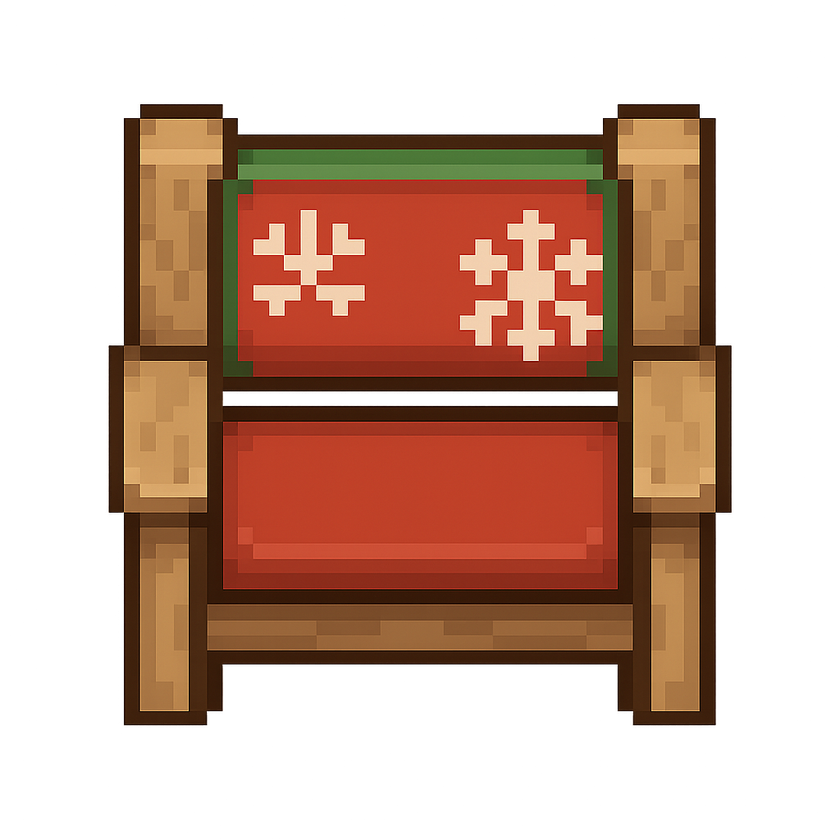
#> input picture chair-1.png, 840 x 840 px, shrunk from 1024 x 1024 before the run
$ python analyze_images.py
#> lines starting #> are read from the running program, lines starting #| are printed output that depends on the picture
#!/usr/bin/env python3
from PIL import Image
import numpy as np

# Load images
input_img = Image.open('chair-1.png')
#> input_img is the input picture: PIL image 840x840 RGBA; mean R, G, B, A 69.6, 38.3, 23, 119.3
output_img = Image.open('downscaled-chair-1.png')
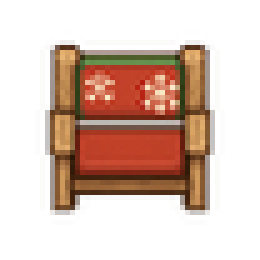
#> input picture downscaled-chair-1.png, 52 x 52 px, shrunk from 64 x 64 before the run (shown 5 times larger)
#> output_img is the input picture: PIL image 52x52 RGBA; mean R, G, B, A 54.5, 29.3, 16.6, 86.3

print("=== Image Analysis ===")
print(f"Input size: {input_img.size}")
#| Input size: (840, 840)
print(f"Output size: {output_img.size}")
#| Output size: (52, 52)

scale_x = input_img.size[0] / output_img.size[0]
#> scale_x = 16.15
scale_y = input_img.size[1] / output_img.size[1]
#> scale_y = 16.15

print(f"\nScale factors:")
print(f"  X: {scale_x:.4f}")
#|   X: 16.1538
print(f"  Y: {scale_y:.4f}")
#|   Y: 16.1538
print(f"  Average: {(scale_x + scale_y) / 2:.4f}")
#|   Average: 16.1538
print(f"  Rounded: {round((scale_x + scale_y) / 2)}")
#|   Rounded: 16

# Analyze grid pattern in input
print("\n=== Grid Pattern Analysis ===")
arr = np.array(input_img)
print(f"Input shape: {arr.shape}")
#| Input shape: (840, 840, 4)

# Try to detect grid by looking at edge profiles
if len(arr.shape) >= 3:
    # Convert to grayscale for analysis
    if arr.shape[2] == 4:  # RGBA
        gray = (arr[:,:,0] * 0.299 + arr[:,:,1] * 0.587 + arr[:,:,2] * 0.114).astype(np.uint8)
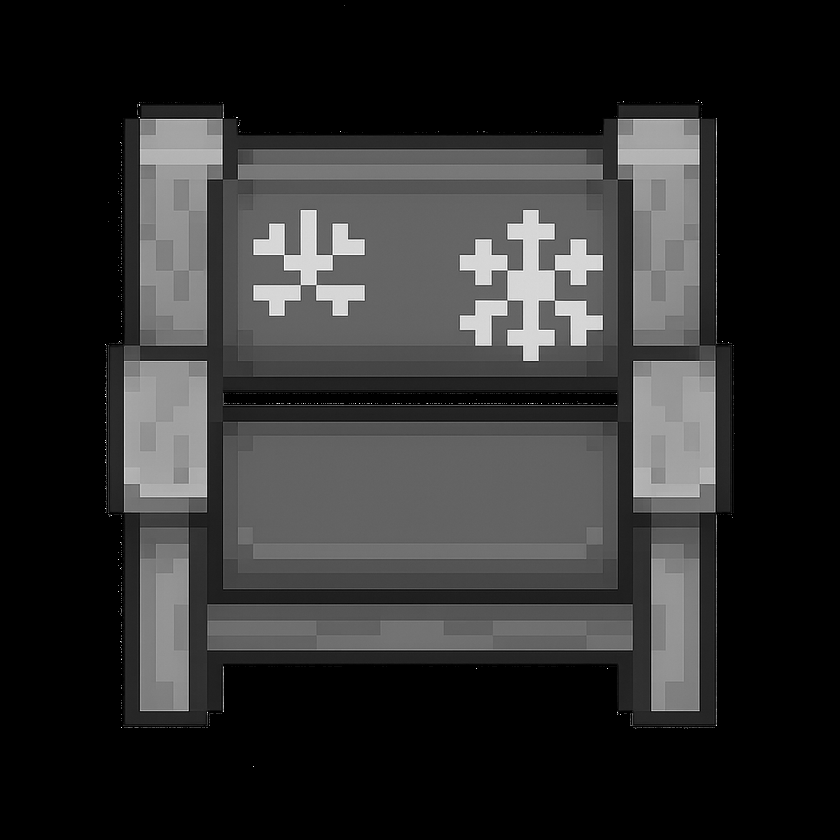
#> gray: shape (840, 840); min 0, max 255, mean 45.7
    else:  # RGB
        gray = (arr[:,:,0] * 0.299 + arr[:,:,1] * 0.587 + arr[:,:,2] * 0.114).astype(np.uint8)

    # Compute horizontal differences to find edges
    h_diff = np.abs(np.diff(gray, axis=1))
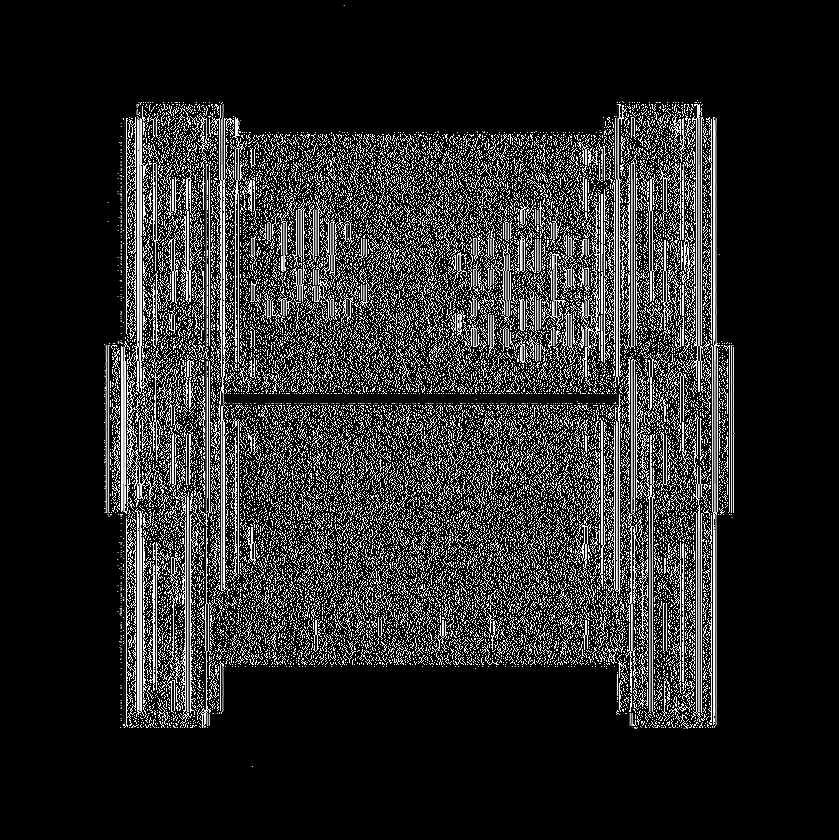
#> h_diff: shape (840, 839); min 0, max 255, mean 39.9
    h_profile = np.sum(h_diff, axis=0)
#> h_profile = 839 values, max 136888 at index 714, min 0 at index 0, mean 33502.7

    # Find peaks in horizontal profile
    print(f"Horizontal profile length: {len(h_profile)}")
#| Horizontal profile length: 839

    # Simple peak detection - find strong edges
    threshold = np.percentile(h_profile, 75)
#> threshold = 45679
    peaks = np.where(h_profile > threshold)[0]
#> peaks = 210 values from 121 to 716

    if len(peaks) > 1:
        # Calculate distances between peaks
        distances = np.diff(peaks)
#> distances = 209 values, max 18 at index 106, min 1 at index 2, mean 2.85
        common_distances = []
        for d in range(5, 25):  # Check for common distances
            count = np.sum((distances >= d-0.5) & (distances <= d+0.5))
            if count > 0:
                common_distances.append((d, count))
#> this loop made 20 passes
#> count on passes 1 to 12: 3, 3, 3, 4, 3, 2, 7, 0, 1, 1, 1, 0
#> after the loop, common_distances = [(5, 3), (6, 3), (7, 3), (8, 4), (9, 3), (10, 2), (11, 7), (13, 1), (14, 1), (15, 1), (17, 1), (18, 1)]

        print("\nMost common edge distances (potential grid sizes):")
        common_distances.sort(key=lambda x: x[1], reverse=True)
        for dist, count in common_distances[:5]:
            print(f"  {dist} pixels: {count} occurrences")
#> this loop made 5 passes
#|   11 pixels: 7 occurrences
#|   8 pixels: 4 occurrences
#|   5 pixels: 3 occurrences
#|   6 pixels: 3 occurrences
#|   7 pixels: 3 occurrences

print("\n=== Recommendation ===")
expected_scale = round((scale_x + scale_y) / 2)
#> expected_scale = 16
print(f"Target scale factor: {expected_scale}x")
#| Target scale factor: 16x
print(f"FFT should detect period around: {expected_scale} pixels")
#| FFT should detect period around: 16 pixels
